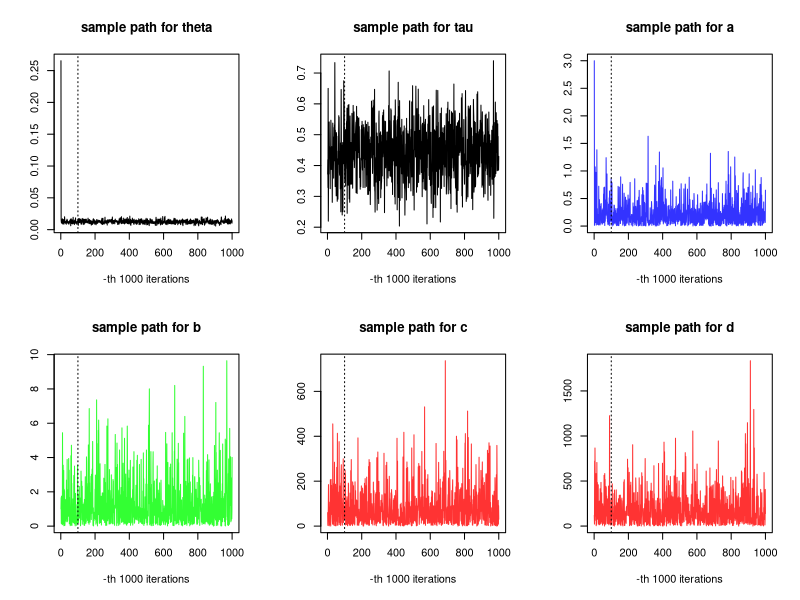
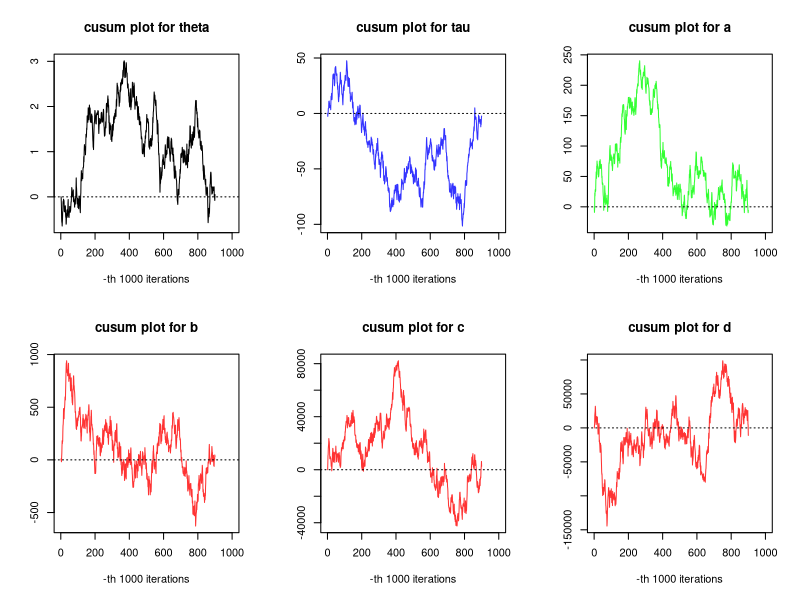
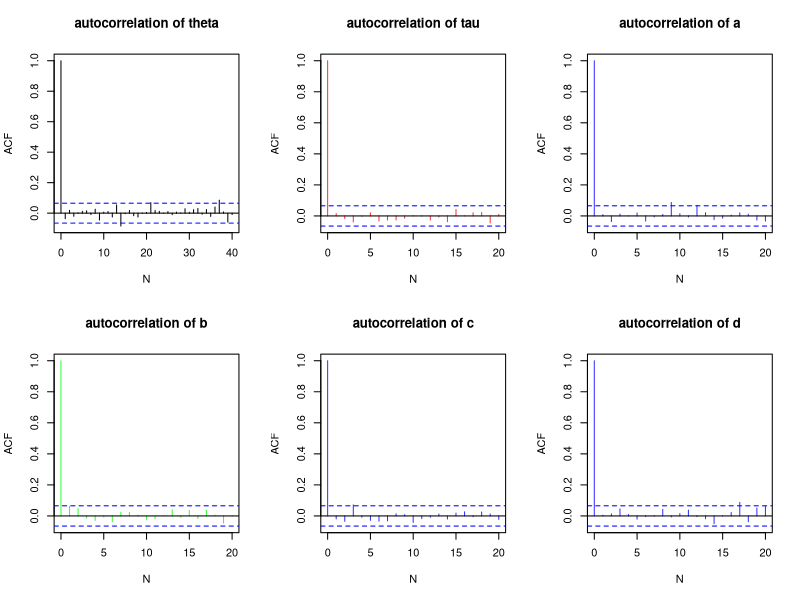
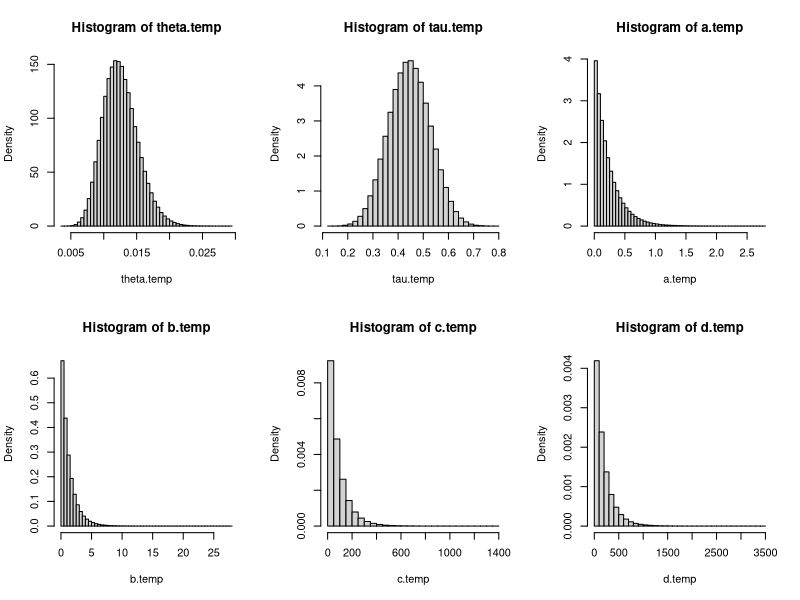

Source code (R) for these figures, in order:
niter = 10^6                       # number of iterations
theta = rep(0,niter)               # define (hyper)parameters
tau   = rep(0,niter)
a     = rep(0,niter)
b     = rep(0,niter) 
c     = rep(0,niter)
d     = rep(0,niter)  

# Gibbs Sampler Implementation
set.seed(1)                                  # set random seed

theta[1] = runif(1, min = 0, max = 1)        # Initialization of (hyper)parameters
tau[1]   = runif(1, min = 0, max = 1)
a[1]     = 3
b[1]     = 1
c[1]     = 60
d[1]     = 120

for (i in 2:niter) {                        # for-loop for Gibbs sampler
  # update d
  d[i]<-rexp(1, rate = tau[i-1]*theta[i-1])
  # update c
  c[i]<-rexp(1, rate = theta[i-1])
  # update b
  b[i]<-rexp(1, rate = -log(tau[i-1]))
  # update a
  a[i]<-rexp(1, rate = -log(theta[i-1]))
  # update tau in (0,1)
  temp <- rgamma(1,shape = 16+b[i], rate = theta[i-1]*(1526+d[i]))
  tau[i] <- temp/(temp+1)
  # update theta in (0,1)
  temp <- rgamma(1,shape = 26+a[i], rate = tau[i]*(1526+d[i])+1233+c[i])
  theta[i] <- temp/(temp+1)
}

#_______________________________________________________________________
#Plots of the output
burn.in=1:(niter/10)

# sample path plot
par(mfrow=c(2,3))                     # sample path plot by parts
plot(theta[seq(1,niter,by=1000)],type="l", ylab = '', xlab ='-th 1000 iterations', main = 'sample path for theta')
abline(v=100, lty = 3)

#plot(u[seq(1,niter,by=1000)],type="l", ylab = '', xlab ='-th 1000 iterations', main = 'sample path for u')
#abline(v=100, lty = 3)

plot(tau[seq(1,niter,by=1000)],type="l", ylab = '', xlab ='-th 1000 iterations', main = 'sample path for tau')
abline(v=100, lty = 3)

#plot(v[seq(1,niter,by=1000)],type="l", ylab = '', xlab ='-th 1000 iterations', main = 'sample path for v')
#abline(v=100, lty = 3)

plot(a[seq(1,niter,by=1000)],type="l",ylab = '',  xlab ='-th 1000 iterations',col = rgb(0,0,1,0.8), main = 'sample path for a')
abline(v=100, lty = 3)

plot(b[seq(1,niter,by=1000)],type="l",ylab = '',  xlab ='-th 1000 iterations',col = rgb(0,1,0,0.8), main = 'sample path for b')
abline(v=100, lty = 3)

plot(c[seq(1,niter,by=1000)],type="l",ylab = '',  xlab ='-th 1000 iterations',col = rgb(1,0,0,0.8), main = 'sample path for c')
abline(v=100, lty = 3)

plot(d[seq(1,niter,by=1000)],type="l",ylab = '',  xlab ='-th 1000 iterations',col = rgb(1,0,0,0.8), main = 'sample path for d')
abline(v=100, lty = 3)

# cusum plot for mean of all parameters
theta.temp <- theta[-burn.in]
theta.ntemp <- length(theta.temp)
theta.mtemp <- mean(theta.temp)
theta.temp.1 <- cumsum(theta.temp-theta.mtemp)

#u.temp <- u[-burn.in]
#u.ntemp <- length(u.temp)
#u.mtemp <- mean(u.temp)
#u.temp.1 <- cumsum(u.temp-u.mtemp)

tau.temp <- tau[-burn.in]
tau.ntemp <- length(tau.temp)
tau.mtemp <- mean(tau.temp)
tau.temp.1 <- cumsum(tau.temp-tau.mtemp)

#v.temp <- v[-burn.in]
#v.ntemp <- length(v.temp)
#v.mtemp <- mean(v.temp)
#v.temp.1 <- cumsum(v.temp-v.mtemp)

a.temp <- a[-burn.in]
a.ntemp <- length(a.temp)
a.mtemp <- mean(a.temp)
a.temp.1 <- cumsum(a.temp-a.mtemp)

b.temp <- b[-burn.in]
b.ntemp <- length(b.temp)
b.mtemp <- mean(b.temp)
b.temp.1 <- cumsum(b.temp-b.mtemp)

c.temp <- c[-burn.in]
c.ntemp <- length(c.temp)
c.mtemp <- mean(c.temp)
c.temp.1 <- cumsum(c.temp-c.mtemp)

d.temp <- d[-burn.in]
d.ntemp <- length(d.temp)
d.mtemp <- mean(d.temp)
d.temp.1 <- cumsum(d.temp-d.mtemp)

par(mfrow=c(2,3)) 
plot(theta.temp.1[seq(1,niter,by=1000)],  ylab ='',type="l",xlab ='-th 1000 iterations', main = 'cusum plot for theta')
abline(h=0, lty=3)
#plot(u.temp.1[seq(1,niter,by=1000)],  ylab ='',type="l",xlab ='-th 1000 iterations', main = 'cusum plot for u')
#abline(h=0, lty=3)
plot(tau.temp.1[seq(1,niter,by=1000)], ylab ='', type="l",xlab ='-th 1000 iterations',col = rgb(0,0,1,0.8), main = 'cusum plot for tau')
abline(h=0, lty=3)
#plot(v.temp.1[seq(1,niter,by=1000)],  ylab ='',type="l",xlab ='-th 1000 iterations', main = 'cusum plot for v')
#abline(h=0, lty=3)
plot(a.temp.1[seq(1,niter,by=1000)],  ylab ='',type="l",xlab ='-th 1000 iterations',col = rgb(0,1,0,0.8), main = 'cusum plot for a')
abline(h=0, lty=3)
plot(b.temp.1[seq(1,niter,by=1000)], ylab ='', type="l",xlab ='-th 1000 iterations',col = rgb(1,0,0,0.8), main = 'cusum plot for b')
abline(h=0, lty=3)
plot(c.temp.1[seq(1,niter,by=1000)], ylab ='', type="l",xlab ='-th 1000 iterations',col = rgb(1,0,0,0.8), main = 'cusum plot for c')
abline(h=0, lty=3)
plot(d.temp.1[seq(1,niter,by=1000)], ylab ='', type="l",xlab ='-th 1000 iterations',col = rgb(1,0,0,0.8), main = 'cusum plot for d')
abline(h=0, lty=3)

# autocorrelation plot
par(mfrow=c(2,3)) 
acf(theta.temp[seq(1,niter-100000,by=1000)], lag.max=40, type="correlation", xlab="N", main = 'autocorrelation of theta');
#acf(u.temp[seq(1,niter-100000,by=1000)], lag.max=20, type="correlation", xlab="N",col = rgb(1,0,0,0.8), main = 'autocorrelation of u');
acf(tau.temp[seq(1,niter-100000,by=1000)], lag.max=20, type="correlation", xlab="N",col = rgb(1,0,0,0.8), main = 'autocorrelation of tau');
#acf(v.temp[seq(1,niter-100000,by=1000)], lag.max=20, type="correlation", xlab="N",col = rgb(1,0,0,0.8), main = 'autocorrelation of v');
acf(a.temp[seq(1,niter-100000,by=1000)], lag.max=20, type="correlation", xlab="N", col = rgb(0,0,1,0.8),main = 'autocorrelation of a');
acf(b.temp[seq(1,niter-100000,by=1000)], lag.max=20, type="correlation", xlab="N", col = rgb(0,1,0,0.8),main = 'autocorrelation of b');
acf(c.temp[seq(1,niter-100000,by=1000)], lag.max=20, type="correlation", xlab="N", col = rgb(0,0,1,0.8),main = 'autocorrelation of c');
acf(d.temp[seq(1,niter-100000,by=1000)], lag.max=20, type="correlation", xlab="N", col = rgb(0,0,1,0.8),main = 'autocorrelation of d');

# Histogram
par(mfrow=c(2,3)) 
hist(theta.temp,nclass = 40,probability = T)
#hist(u.temp,nclass = 40, probability = T)
hist(tau.temp,nclass = 40, probability = T)
#hist(v.temp,nclass = 40, probability = T)
hist(a.temp,nclass = 40, probability = T)
hist(b.temp,nclass = 40, probability = T)
hist(c.temp,nclass = 40, probability = T)
hist(d.temp,nclass = 40, probability = T)

1/theta.mtemp
1/(theta.mtemp*tau.mtemp)
